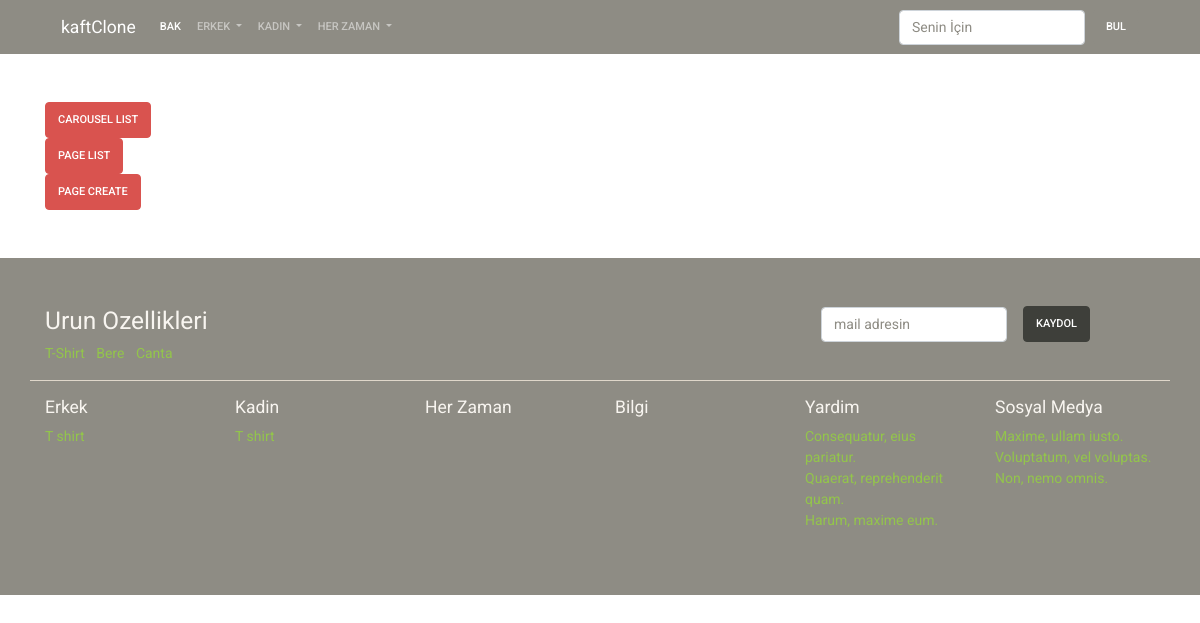
The page /manage/ on the database as committed earlier.
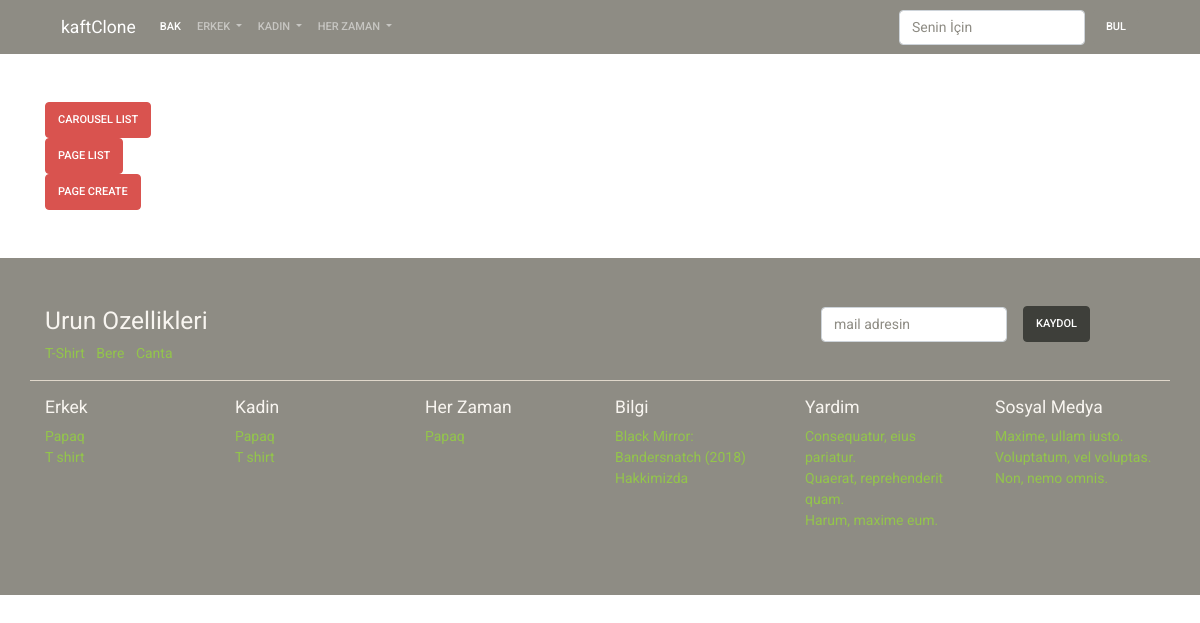
The same page on the database as committed later.
### product/models.py (models this page shows)
class Category(models.Model):
    title = models.CharField(max_length=200)
    slug = models.SlugField(
        max_length=200,
        default="",
    )
    status = models.CharField(
        default=DEFAULT_STATUS,
        choices=STATUS,
        max_length=10,
    )
    gender = models.CharField(
        max_length=6,
        default = 'unisex',
        choices = GENDER_CHOICE
        )
    createt_at = models.DateTimeField(auto_now_add=True)
    updated_at = models.DateTimeField(auto_now=True)
    def __str__(self):
        return f"{self.pk +1000}-{self.gender} - {self.title}"

### page/models.py (models this page shows)
class Page(models.Model):
    title = models.CharField(max_length=200)
    slug = models.SlugField(
        max_length=200,
        default="",
    )
    content = models.TextField()
    cover_image = models.ImageField(
        upload_to='page',
        null=True,
        blank=True,
    )
    status = models.CharField(
        default=DEFAULT_STATUS,
        choices=STATUS,
        max_length=10,
    )
    createt_at = models.DateTimeField(auto_now_add=True)
    updated_at = models.DateTimeField(auto_now=True)

### page/views.py (the view)
# urls.py: path('', manage_list, name='manage_list'),
def manage_list(request):
    context = {}
    return render(request, 'manage/manage.html', context)

### kaft_clone/nav_context.py (called while the page is built)
def nav_data(request):
    context = dict()
    context['categories'] = Category.objects.filter(
        status = STATUS
    ).order_by('title')
    context['pages']= Page.objects.filter(
        status = STATUS
    ).order_by('title')
    return context

### templates/manage/manage.html
{% extends 'base/base.html' %}
{% block content %}
<div class="container mt-5">
    <div class="row">
        <div class="col-sm-12 ">
        <a href="{% url 'carousel_list' %}"  class="btn btn-danger">Carousel List</a>
        <br>
        <a href="{% url 'page_list' %}"  class="btn btn-danger">Page List</a>
        <br>
        <a href="{% url 'page_create' %}"  class="btn btn-danger">Page Create</a>
        </div>
    </div>
</div>
{% endblock %}

### templates/base/components/footer.html (shortened to what this page needs)
<div class="bg-dark py-5 mt-5">
    <div class="container">
        <div class="row">
            <div class="col-sm-8">
                <h3 class="text-light">Urun Ozellikleri</h3>
                <ul class="list-inline">
                    <li class="list-inline-item">
                        <a href="">T-Shirt</a>
                    </li>
                    <li class="list-inline-item">
                        <a href="">Bere</a>
                    </li>
                    <li class="list-inline-item">
                        <a href="">Canta</a>
                    </li>
                </ul>
            </div>
            <div class="col-sm-4">
                <form class="form-inline">
                    <div class="form-group mx-sm-3 mb-2">
                        <input type="email" class="form-control" id="ebulten" placeholder="mail adresin">
                    </div>
                    <button type="submit" class="btn btn-dark mb-2">Kaydol</button>
                </form>
            </div>
        </div>
        <div class="row border-top mb-3"></div>
        <div class="row">
            <div class="col-sm-2">
                <h5 class="text-light">Erkek</h5>
                <ul class="list-unstyled">
                    {% for category_item in categories %}
                    {% if category_item.gender == 'men' or category_item.gender == 'unisex' %}
                    <li>
                        <a class="list-item"
                            href="{% url 'category_show' category_item.slug %}">{{category_item.title}}</a>
                    </li>
                    {% endif %}
                    {% endfor %}
                </ul>
            </div>
            <div class="col-sm-2">
                <h5 class="text-light">Kadin</h5>
                <ul class="list-unstyled">
                    {% for category_item in categories %}
                    {% if category_item.gender == 'women' or category_item.gender == 'unisex' %}
                    <li><a class="list-item"
                            href="{% url 'category_show' category_slug=category_item.slug%}">{{category_item.title}}</a>
                    </li>
                    {% endif %}
                    {% endfor %}
                </ul>
            </div>
            <div class="col-sm-2">
                <h5 class="text-light">Her Zaman</h5>
                <ul class="list-unstyled">
                    {% for category_item in categories %}
                    {% if category_item.gender == 'unisex' %}
                    <li>
                        <a class="list-item"
                            href="{% url 'category_show' category_slug=category_item.slug %}">{{category_item.title}}</a>
                    </li>
                    {% endif %}
                    {% endfor %}
                </ul>
            </div>
            <div class="col-sm-2">
                <h5 class="text-light">Bilgi</h5>
                <ul class="list-unstyled">
                    {% for item in pages %}
                    <li><a href="{% url 'page_show' item.slug %}">{{item.title}}</a></li>
                    {% endfor %}
                </ul>
            </div>
            <div class="col-sm-2">
                <h5 class="text-light">Yardim</h5>
                <ul class="list-unstyled">
                    <li><a href="">Consequatur, eius pariatur.</a></li>
                    <li><a href="">Quaerat, reprehenderit quam.</a></li>
                    <li><a href="">Harum, maxime eum.</a></li>
                </ul>
            </div>
            <div class="col-sm-2">
                <h5 class="text-light">Sosyal Medya</h5>
                <ul class="list-unstyled text-white">
                    <li><a href="">Maxime, ullam iusto.</a></li>
                    <li><a href="">Voluptatum, vel voluptas.</a></li>
                    <li><a href="">Non, nemo omnis.</a></li>
                </ul>
            </div>
        </div>
    </div>
</div>

Rows that differ between the two databases and show on the page:
now on this page (row edited): Category: title "Papaq"
now on this page (row edited): Page: title "Black Mirror: Bandersnatch (2018)"
added Page: title "Hakkimizda"
